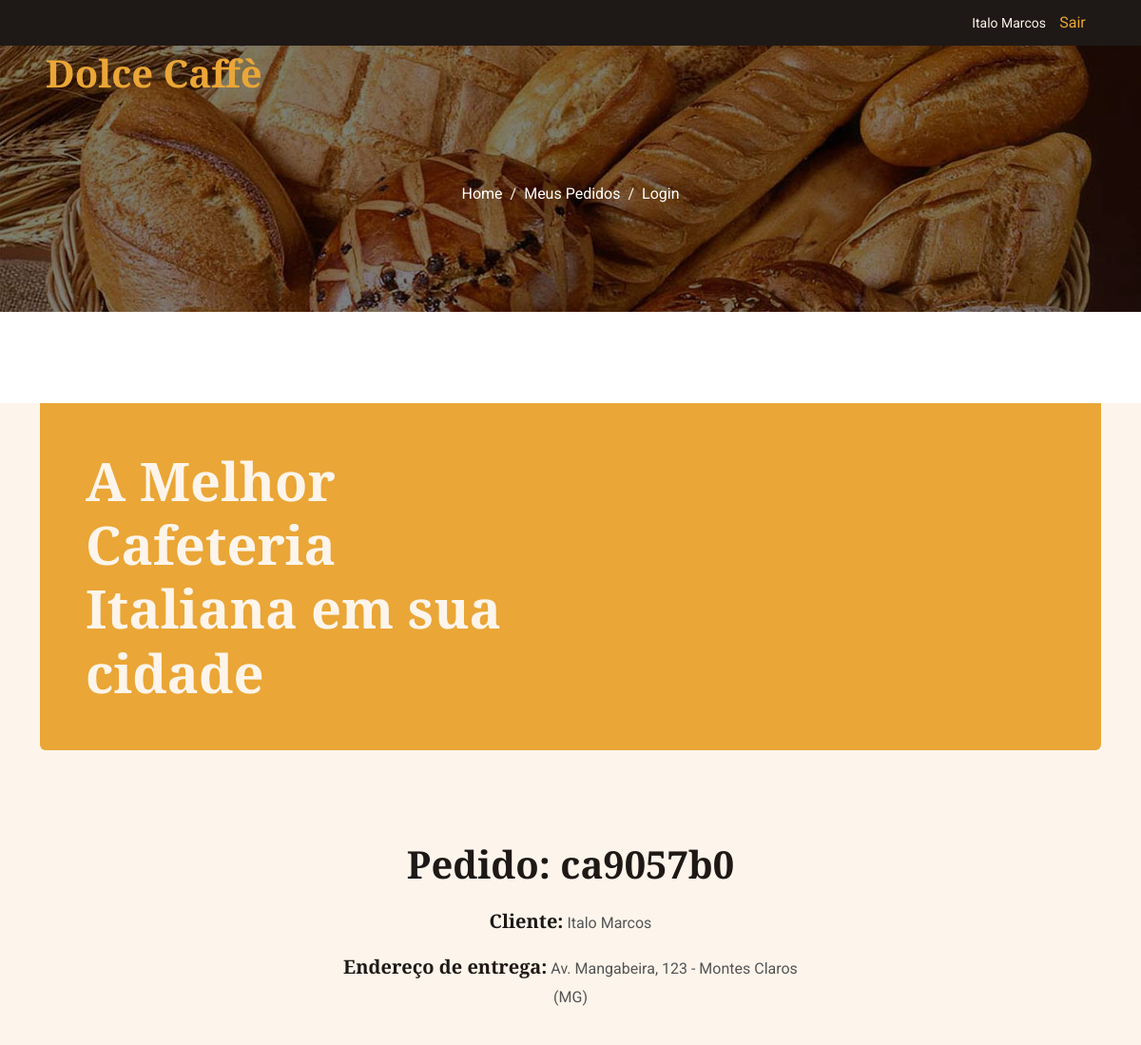
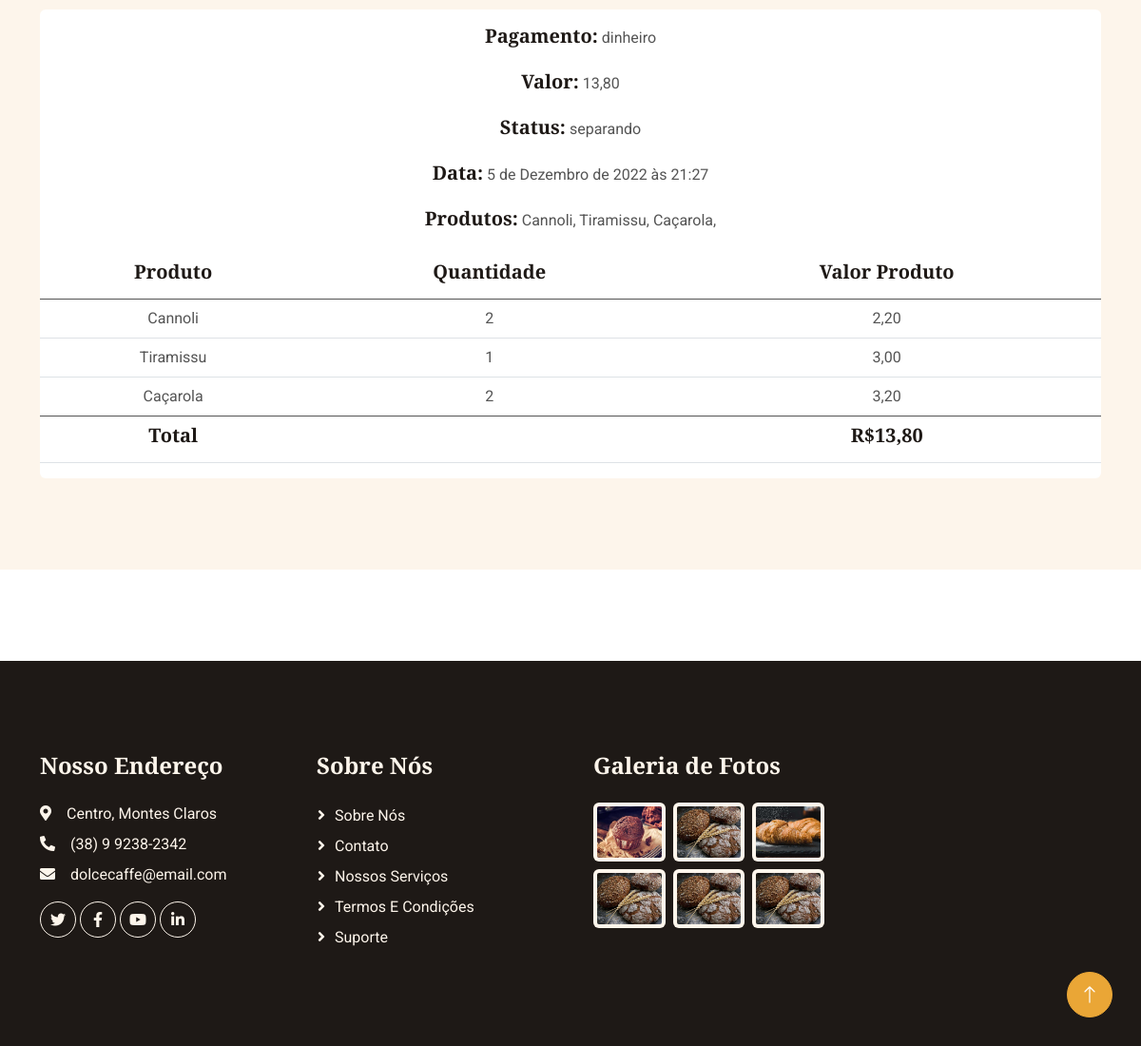
Screenshot of /pedido/ca9057b0 (signed in) with the database file from the repository (2 pictures, top to bottom).
### padaria/models.py (models this page shows, shortened)
class CustomUsuario(AbstractUser):
    email = models.EmailField('E-mail', unique=True)
    cpf = models.CharField(max_length=14, unique=True)
    estado = models.CharField(max_length=100)
    cidade = models.CharField(max_length=100)
    rua = models.CharField(max_length=50)
    numero = models.CharField(max_length=10)
    cep = models.CharField(max_length=14)
    celular = models.CharField(max_length=14)
    dataNascimento = models.DateField()
    is_staff = models.BooleanField('Membro da equipe', default=False)
    USERNAME_FIELD = 'email'
    REQUIRED_FIELDS = ['first_name', 'last_name', 'cpf', 'estado', 'cidade', 'rua', 'numero', 'cep', 'celular','dataNascimento']
    objects = UsuarioManager()

class Pedido(models.Model):
    PAGAMENTO_CHOICES = (
        ('dinheiro', 'Dinheiro'),
        ('cartao-credito', 'Crédito'),
        ('cartao-debito', 'Débito')
    )
    STATUS_CHOICES = (
        ('preparando', 'Preparando'),
        ('concluido', 'Concluído'),
        ('entrega', 'Em Trânsito'),
    )
    codigo = models.CharField('Código', max_length=20)
    pagamento = models.CharField('Pagamento', max_length=20, choices=PAGAMENTO_CHOICES, default=PAGAMENTO_CHOICES[0][0])
    statusPedido = models.CharField('Status', max_length=20, choices=STATUS_CHOICES, default=STATUS_CHOICES[0][0])
    valorPedido = models.DecimalField('Valor Total', max_digits=6, decimal_places=2)
    dataCriacao = models.DateTimeField('Criação', auto_now_add=True)
    dataAtualizacao = models.DateTimeField('Atualização', auto_now=True)
    produtos = models.ManyToManyField(Produto, through='ItensPedido')
    user = models.ForeignKey(CustomUsuario, on_delete=models.SET_NULL, null=True)
    class Meta:
        verbose_name = 'Pedido'
        verbose_name_plural = 'Pedidos'

class ItensPedido(models.Model):
    produto = models.ForeignKey(Produto, on_delete=models.CASCADE)
    pedido = models.ForeignKey(Pedido, on_delete=models.CASCADE)
    codigo = models.CharField('Código', max_length=20)
    valorPedido = models.DecimalField('Valor Total', max_digits=6, decimal_places=2)
    valorProduto = models.DecimalField('Valor Produto', max_digits=6, decimal_places=2)
    dataCriacao = models.DateTimeField('Criação', auto_now_add=True)
    dataAtualizacao = models.DateTimeField('Atualização', auto_now=True)
    quantidadeProduto = models.IntegerField('Quantidade Produto')
    class Meta:
        verbose_name = 'Items Pedido'
        verbose_name_plural = 'Items Pedido'

class Produto(models.Model):
    nome = models.CharField(max_length=100)
    sabor = models.CharField(max_length=100, blank=True, null=True)
    tamanho = models.CharField(max_length=7, blank=True, null=True)
    descricao = models.TextField()
    precoUnitario = models.DecimalField(max_digits=6, decimal_places=2)
    imagem = StdImageField('Imagem', upload_to=get_file_path, variations={'thumb': {'width': 480, 'height': 480, 'crop': True}})
    class Meta:
        verbose_name = 'Produto'
        verbose_name_plural = 'Produtos'
    def __str__(self):
        return self.nome

### padaria/views.py (the view)
# urls.py: path('pedido/<str:pedido_codigo>', detalhes_pedido, name='detalhes_pedido'),
@login_required
def detalhes_pedido(request, pedido_codigo):
    pedido = Pedido.objects.get(codigo=pedido_codigo)
    codigo = pedido_codigo
    produtos = ItensPedido.objects.filter(pedido=pedido.id)
    context = {
        'pedido': pedido,
        'codigo': codigo,
        'produtos': produtos
    }
    return render(request, 'detalhes_pedido.html', context)

### padaria/templates/detalhes_pedido.html (shortened to what this page needs)
{% load static %}
{% load widget_tweaks %}
<!DOCTYPE html>
<html lang="en">
<head>
    <link href="https://cdnjs.cloudflare.com/ajax/libs/font-awesome/5.10.0/css/all.min.css" rel="stylesheet">
    <link href="https://cdn.jsdelivr.net/npm/bootstrap-icons@1.4.1/font/bootstrap-icons.css" rel="stylesheet">
    <link href="{% static 'lib/animate/animate.min.css' %}" rel="stylesheet">
    <link href="{% static 'lib/owlcarousel/assets/owl.carousel.min.css' %}" rel="stylesheet">
    <link href="{% static 'css/bootstrap.min.css' %}" rel="stylesheet">
    <link href="{% static 'css/style.css' %}" rel="stylesheet">
</head>
<body>
    <div class="container-fluid top-bar bg-dark text-light px-0 wow fadeIn" data-wow-delay="0.1s">
        <div class="row gx-0 align-items-center d-none d-lg-flex">
            <div class="col-lg-6 px-5 text-end">
                {% if request.user.get_full_name %}
                <small>{{ request.user.get_full_name }}</small>
                <div class="h-100 d-inline-flex align-items-center">
                    <a class="btn-lg-square text-primary pe-0" href="{% url 'logout' %}">Sair</a>
                </div>
                {% endif %}
            </div>
        </div>
    </div>
    <nav class="navbar navbar-expand-lg navbar-dark fixed-top py-lg-0 px-lg-5 wow fadeIn" data-wow-delay="0.1s">
        <a href="{% url 'index' %}" class="navbar-brand ms-4 ms-lg-0">
            <h1 class="text-primary m-0">Dolce Caffè</h1>
        </a>
    </nav>
    <div class="container-fluid page-header py-6 wow fadeIn" data-wow-delay="0.1s">
        <div class="container text-center pt-5 pb-3">
            <nav aria-label="breadcrumb animated slideInDown">
                <ol class="breadcrumb justify-content-center mb-0">
                    <li class="breadcrumb-item"><a class="text-white" href="{% url 'index' %}">Home</a></li>
                    <li class="breadcrumb-item"><a class="text-white" href="{% url 'meus_pedidos' request.user.id %}">Meus Pedidos</a></li>
                    <li class="breadcrumb-item"><a class="text-white" href="{% url 'login' %}">Login</a></li>
                </ol>
            </nav>
        </div>
    </div>
    <div class="container-xxl bg-light my-6 py-6 pt-0">
        <div class="container">
            <div class="bg-primary text-light rounded-bottom p-5 my-6 mt-0 wow fadeInUp" data-wow-delay="0.1s">
                <div class="row g-4 align-items-center">
                    <div class="col-lg-6">
                        <h1 class="display-4 text-light mb-0">A Melhor Cafeteria Italiana em sua cidade</h1>
                    </div>
                    <div class="col-lg-6 text-lg-end">
                    </div>
                </div>
            </div>
            <form method="post">
            <div class="text-center mx-auto mb-5 wow fadeInUp" data-wow-delay="0.1s" style="max-width: 500px;">
                <h1 class="display-6 mb-4">Pedido: {{ codigo }}</h1>
                <p><h5 class="d-inline-block">Cliente: </h5> {{ request.user.get_full_name }}</p>
                <p><h5 class="d-inline-block">Endereço de entrega: </h5> {{ user.rua }}, {{ user.numero }} - {{ user.cidade }} ({{ user.estado }})</p>
            </div>
            <div class="row g-4">
                <div class="col-lg-12 col-md-12">
                    <div class="product-item d-flex flex-column bg-white rounded overflow-hidden h-100">
                        <div class="text-center">
                            <p><h5 class="d-inline-block">Pagamento:</h5> {{ pedido.pagamento }}</p>
                            <p><h5 class="d-inline-block">Valor: </h5> {{ pedido.valorPedido }}</p>
                            <p><h5 class="d-inline-block">Status: </h5> {{ pedido.statusPedido }}</p>
                            <p><h5 class="d-inline-block">Data: </h5> {{ pedido.dataCriacao }}</p>
                            <p>
                                <h5 class="d-inline-block">Produtos: </h5>
                                {% for p in produtos %}
                                    {{ p.produto }},
                                {% endfor %}
                            </p>
                            <table class="table text-center">
                                <thead class="thead-warning">
                                    <tr>
                                        <th><h5>Produto</h5></th>
                                        <th><h5>Quantidade</h5></th>
                                        <th><h5>Valor Produto</h5></th>
                                    </tr>
                                </thead>
                                <tbody>
                                    {% for p in produtos %}
                                        <tr>
                                            <td>{{ p.produto }}</td>
                                            <td>{{ p.quantidadeProduto }}</td>
                                            <td>{{ p.valorProduto }}</td>
                                        </tr>
                                    {% endfor %}
                                </tbody>
                                <tfoot>
                                    <tr>
                                        <td><h5>Total</h5></td>
                                        <td><h5></h5></td>
                                        <td><h5>R${{ pedido.valorPedido }}</h5></td>
                                    </tr>
                                </tfoot>
                            </table>
                        </div>
                    </div>
                </div>
            </div>
        </form>
        </div>
    </div>
    <div class="container-fluid bg-dark text-light footer my-6 mb-0 py-5 wow fadeIn" data-wow-delay="0.1s">
        <div class="container py-5">
            <div class="row g-5">
                <div class="col-lg-3 col-md-6">
                    <h4 class="text-light mb-4">Nosso Endereço</h4>
                    <p class="mb-2"><i class="fa fa-map-marker-alt me-3"></i>Centro, Montes Claros</p>
                    <p class="mb-2"><i class="fa fa-phone-alt me-3"></i>(38) 9 9238-2342</p>
                    <p class="mb-2"><i class="fa fa-envelope me-3"></i>dolcecaffe@email.com</p>
                    <div class="d-flex pt-2">
                        <a class="btn btn-square btn-outline-light rounded-circle me-1" href=""><i class="fab fa-twitter"></i></a>
                        <a class="btn btn-square btn-outline-light rounded-circle me-1" href=""><i class="fab fa-facebook-f"></i></a>
                        <a class="btn btn-square btn-outline-light rounded-circle me-1" href=""><i class="fab fa-youtube"></i></a>
                        <a class="btn btn-square btn-outline-light rounded-circle me-0" href=""><i class="fab fa-linkedin-in"></i></a>
                    </div>
                </div>
                <div class="col-lg-3 col-md-6">
                    <h4 class="text-light mb-4">Sobre Nós</h4>
                    <a class="btn btn-link" href="">Sobre Nós</a>
                    <a class="btn btn-link" href="">Contato</a>
                    <a class="btn btn-link" href="">Nossos Serviços</a>
                    <a class="btn btn-link" href="">Termos e Condições</a>
                    <a class="btn btn-link" href="">Suporte</a>
                </div>
                <div class="col-lg-3 col-md-6">
                    <h4 class="text-light mb-4">Galeria de Fotos</h4>
                    <div class="row g-2">
                        <div class="col-4">
                            <img class="img-fluid bg-light rounded p-1" src="{% static 'img/product-1.jpg' %}" alt="Image">
                        </div>
                        <div class="col-4">
                            <img class="img-fluid bg-light rounded p-1" src="{% static 'img/product-2.jpg' %}" alt="Image">
                        </div>
                        <div class="col-4">
                            <img class="img-fluid bg-light rounded p-1" src="{% static 'img/product-3.jpg' %}" alt="Image">
                        </div>
                        <div class="col-4">
                            <img class="img-fluid bg-light rounded p-1" src="{% static 'img/product-2.jpg' %}" alt="Image">
                        </div>
                        <div class="col-4">
                            <img class="img-fluid bg-light rounded p-1" src="{% static 'img/product-2.jpg' %}" alt="Image">
                        </div>
                        <div class="col-4">
                            <img class="img-fluid bg-light rounded p-1" src="{% static 'img/product-2.jpg' %}" alt="Image">
                        </div>
                    </div>
                </div>
            </div>
        </div>
    </div>
    <a href="#" class="btn btn-lg btn-primary btn-lg-square rounded-circle back-to-top"><i class="bi bi-arrow-up"></i></a>
</body>
</html>

### padaria/static/css/style.css (style rules this page uses)
:root { --primary: #EAA636; --secondary: #545454; --light: #FDF5EB; --dark: #1E1916; }
h4, h5, h6, .h4, .h5, .h6 { font-weight: 600 !important; }
.py-6 { padding-top: 6rem; padding-bottom: 6rem; }
.my-6 { margin-top: 6rem; margin-bottom: 6rem; }
.back-to-top { position: fixed; display: none; right: 30px; bottom: 30px; z-index: 99; }
.btn { font-weight: 500; transition: .5s; }
.btn.btn-primary { color: #FFFFFF; }
.btn-square { width: 38px; height: 38px; }
.btn-lg-square { width: 48px; height: 48px; }
.btn-square, .btn-sm-square, .btn-lg-square { padding: 0; display: flex; align-items: center; justify-content: center; font-weight: normal; }
.navbar.fixed-top { transition: .5s; }
.page-header { margin-bottom: 6rem; background: linear-gradient(rgba(0, 0, 0, .5), rgba(0, 0, 0, .5)), url(../img/carousel-1.jpg) center center no-repeat; background-size: cover; }
.breadcrumb-item+.breadcrumb-item::before { color: var(--light); }
.product-item { transition: .5s; }
.footer .btn.btn-link { display: block; margin-bottom: 5px; padding: 0; text-align: left; color: var(--light); font-weight: normal; text-transform: capitalize; transition: .3s; }
.footer .btn.btn-link::before { position: relative; content: "\f105"; font-family: "Font Awesome 5 Free"; font-weight: 900; color: var(--light); margin-right: 10px; }

### rows the page displays
CustomUsuario: user.get_full_name "Italo Marcos", rua "Av. Mangabeira", numero "123", cidade "Montes Claros", estado "MG"
Pedido: pagamento "dinheiro", valorPedido "13,80", statusPedido "separando", dataCriacao "5 de Dezembro de 2022 às 21:27"
ItensPedido: produto "Cannoli", quantidadeProduto "2", valorProduto "2,20"
ItensPedido: produto "Tiramissu", quantidadeProduto "1", valorProduto "3,00"
ItensPedido: produto "Caçarola", quantidadeProduto "2", valorProduto "3,20"

### other values shown
{{ codigo }} "ca9057b0"
